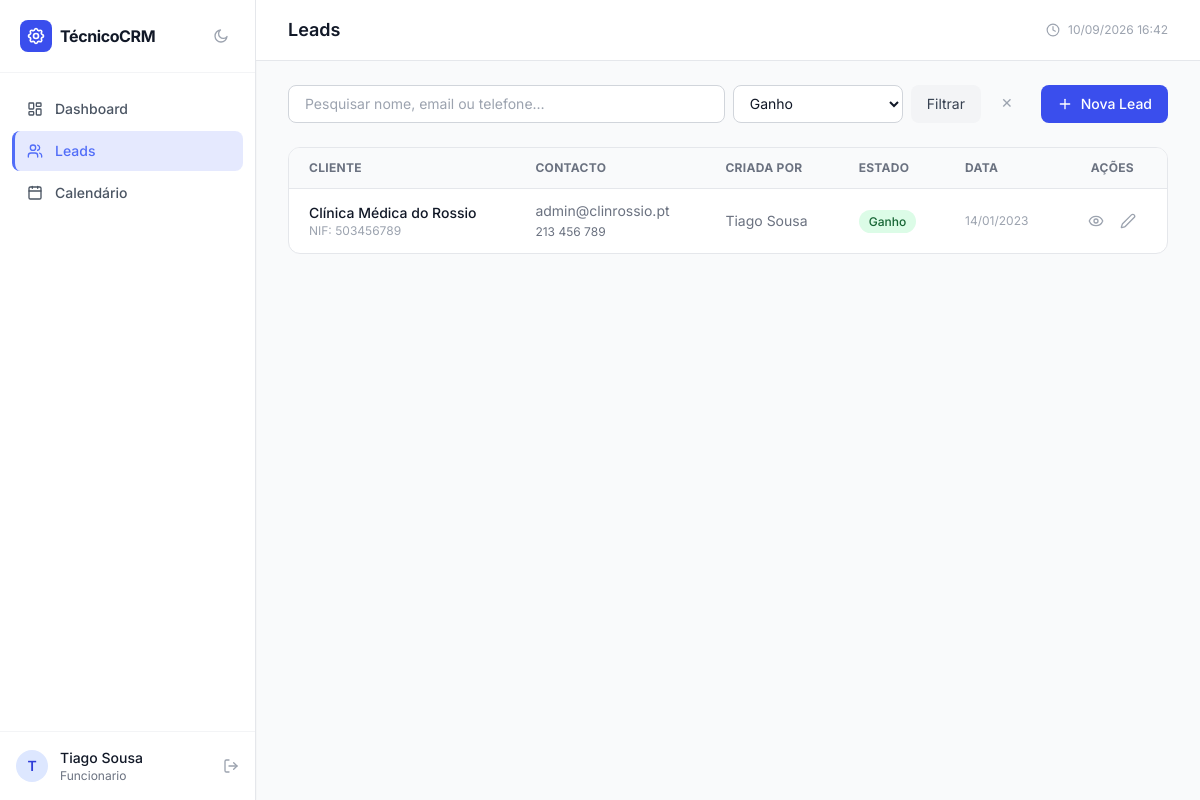
The app's page /leads.php?estado=Ganho (signed in), older data.
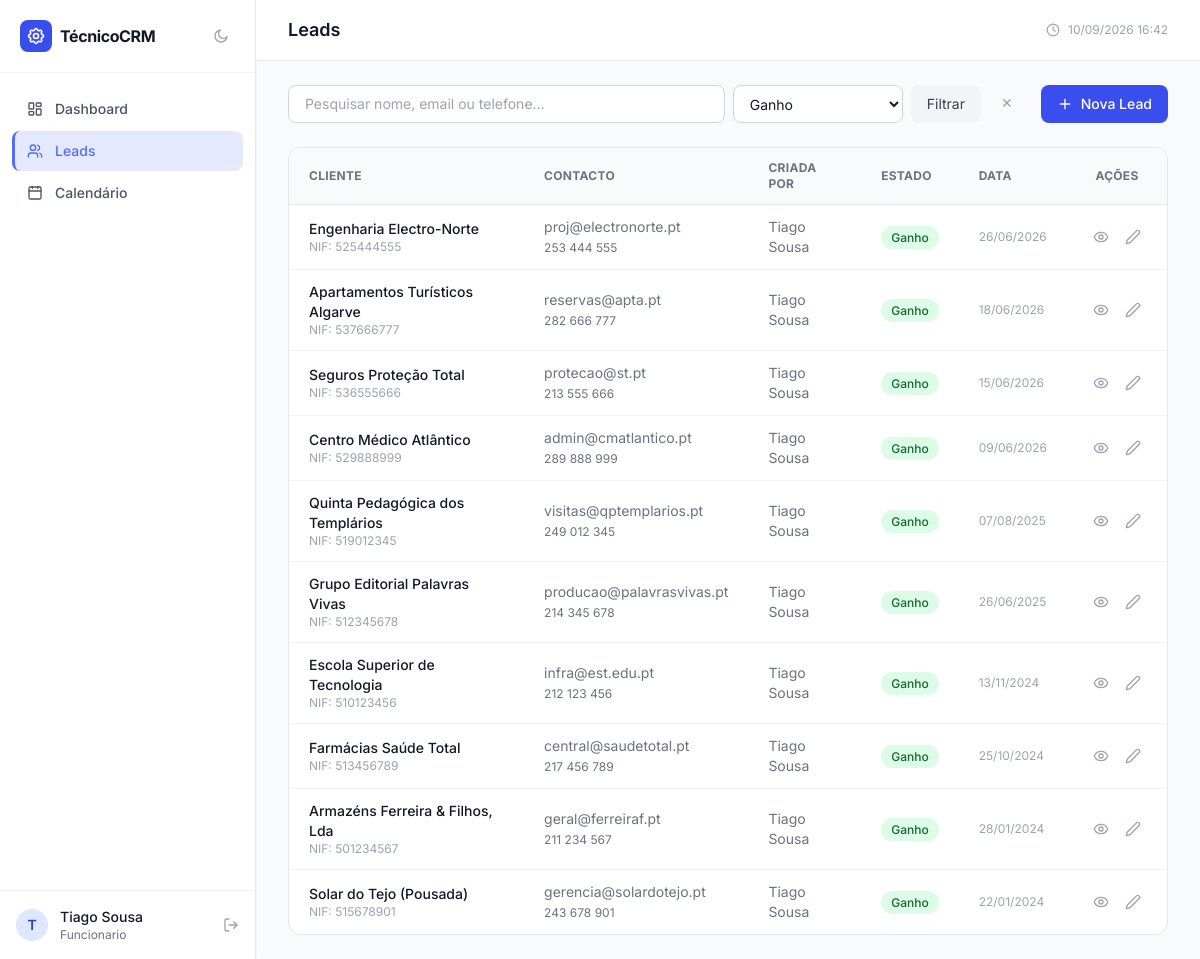
The same page, newer data.
### tables this page shows
CREATE TABLE `leads` (
  `id` int(10) UNSIGNED NOT NULL,
  `nome_cliente` varchar(150) NOT NULL,
  `email` varchar(150) DEFAULT NULL,
  `telefone` varchar(20) DEFAULT NULL,
  `morada` text DEFAULT NULL,
  `nif` varchar(20) DEFAULT NULL,
  `cc` varchar(20) DEFAULT NULL,
  `estado` enum('Nova Lead','Contacto Efetuado','Proposta Enviada','Ganho','Perdido') NOT NULL DEFAULT 'Nova Lead',
  `criado_por` int(10) UNSIGNED NOT NULL,
  `created_at` datetime NOT NULL DEFAULT current_timestamp(),
  `updated_at` datetime NOT NULL DEFAULT current_timestamp() ON UPDATE current_timestamp()
);

CREATE TABLE `utilizadores` (
  `id` int(10) UNSIGNED NOT NULL,
  `nome` varchar(150) NOT NULL,
  `email` varchar(150) NOT NULL,
  `password` varchar(255) NOT NULL,
  `telefone` varchar(20) DEFAULT NULL,
  `cc` varchar(20) DEFAULT NULL,
  `nif` varchar(20) DEFAULT NULL,
  `morada` text DEFAULT NULL,
  `cargo` varchar(100) DEFAULT NULL,
  `salario_base` decimal(10,2) DEFAULT 0.00,
  `estado` enum('ativo','inativo') NOT NULL DEFAULT 'ativo',
  `role` enum('admin','funcionario') NOT NULL DEFAULT 'funcionario',
  `created_at` datetime NOT NULL DEFAULT current_timestamp()
);

### config.php (called while the page is built, shortened)
<?php
function h(string $string): string
{
    return htmlspecialchars($string, ENT_QUOTES | ENT_HTML5, 'UTF-8');
}
function hasRole(string $role): bool
{
    return isset($_SESSION['role']) && $_SESSION['role'] === $role;
}

### leads.php (the view, shortened to what the changed rows need)
<?php
require_once __DIR__ . '/config.php';
$pdo     = getDB();
$userId  = (int) $_SESSION['user_id'];
$isAdmin = hasRole('admin');
$filtroEstado = $_GET['estado'] ?? '';
$where = $isAdmin ? '1=1' : 'l.criado_por = :uid';
$bindP = $isAdmin ? [] : [':uid' => $userId];
if ($filtroEstado) { $where .= ' AND l.estado = :estado'; $bindP[':estado'] = $filtroEstado; }
$stmtLeads = $pdo->prepare("SELECT l.*, u.nome AS criador FROM leads l JOIN utilizadores u ON u.id=l.criado_por WHERE {$where} ORDER BY l.created_at DESC");
$stmtLeads->execute($bindP);
$leads = $stmtLeads->fetchAll();
$pageTitle = 'Leads';
include __DIR__ . '/includes/header.php';
?>
<div class="bg-white dark:bg-gray-900 rounded-xl border border-gray-200 dark:border-gray-800 overflow-hidden">
    <div class="overflow-x-auto">
        <table class="w-full text-sm">
            <thead>
                <tr class="bg-gray-50 dark:bg-gray-800 text-xs text-gray-500 dark:text-gray-400 uppercase tracking-wide border-b border-gray-200 dark:border-gray-700">
                    <th class="px-5 py-3 text-left">Cliente</th>
                    <th class="px-5 py-3 text-left hidden md:table-cell">Contacto</th>
                    <th class="px-5 py-3 text-left hidden lg:table-cell">Criada por</th>
                    <th class="px-5 py-3 text-left">Estado</th>
                    <th class="px-5 py-3 text-left hidden sm:table-cell">Data</th>
                    <th class="px-5 py-3 text-center">Ações</th>
                </tr>
            </thead>
            <tbody class="divide-y divide-gray-100 dark:divide-gray-800">
            <?php if (empty($leads)): ?>
                <tr><td colspan="6" class="px-5 py-12 text-center text-gray-400">
                    Nenhuma lead. <a href="#" onclick="abrirModalLead();return false;" class="text-brand-600 hover:underline">Criar a primeira →</a>
                </td></tr>
            <?php else: foreach ($leads as $lead):
                $badgeClass = match($lead['estado']) {
                    'Nova Lead'         => 'badge-nova',
                    'Contacto Efetuado' => 'badge-contacto',
                    'Proposta Enviada'  => 'badge-proposta',
                    'Ganho'             => 'badge-ganho',
                    'Perdido'           => 'badge-perdido',
                    default             => 'bg-gray-100 text-gray-600',
                };
            ?>
            <tr class="hover:bg-gray-50 dark:hover:bg-gray-800/60 transition">
                <td class="px-5 py-3">
                    <p class="font-medium text-gray-900 dark:text-white"><?= h($lead['nome_cliente']) ?></p>
                    <?php if ($lead['nif']): ?><p class="text-xs text-gray-400">NIF: <?= h($lead['nif']) ?></p><?php endif; ?>
                </td>
                <td class="px-5 py-3 hidden md:table-cell text-gray-500 dark:text-gray-400">
                    <?= h($lead['email'] ?: '—') ?><br>
                    <span class="text-xs"><?= h($lead['telefone'] ?: '') ?></span>
                </td>
                <td class="px-5 py-3 hidden lg:table-cell text-gray-500 dark:text-gray-400"><?= h($lead['criador']) ?></td>
                <td class="px-5 py-3">
                    <span class="text-xs font-medium px-2.5 py-1 rounded-full <?= $badgeClass ?>"><?= h($lead['estado']) ?></span>
                </td>
                <td class="px-5 py-3 hidden sm:table-cell text-gray-400 text-xs">
                    <?= date('d/m/Y', strtotime($lead['created_at'])) ?>
                </td>
                <td class="px-5 py-3 text-center">
                    <div class="flex items-center justify-center gap-1">
                        <button onclick="abrirModalDetalhe(<?= $lead['id'] ?>)"
                                class="p-1.5 text-gray-400 hover:text-brand-600 hover:bg-brand-50 dark:hover:bg-brand-950 rounded-lg transition" title="Ver detalhe">
                            <i data-lucide="eye" class="w-4 h-4"></i>
                        </button>
                        <button onclick="abrirModalLead(<?= htmlspecialchars(json_encode($lead), ENT_QUOTES) ?>)"
                                class="p-1.5 text-gray-400 hover:text-amber-600 hover:bg-amber-50 dark:hover:bg-amber-950 rounded-lg transition" title="Editar">
                            <i data-lucide="edit-2" class="w-4 h-4"></i>
                        </button>
                    </div>
                </td>
            </tr>
            <?php endforeach; endif; ?>
            </tbody>
        </table>
    </div>
</div>
<?php include __DIR__ . '/includes/footer.php'; ?>

### header.php (shortened to what the changed rows need)
<?php
$pageTitle = $pageTitle ?? APP_NAME;
?>
<!DOCTYPE html>
<html lang="pt" class="h-full">
<head>
    <script src="https://cdn.tailwindcss.com"></script>
</head>
<body class="h-full bg-gray-50 dark:bg-gray-950 text-gray-800 dark:text-gray-100">
<div class="flex h-screen overflow-hidden">
    <aside class="w-64 bg-white dark:bg-gray-900 border-r border-gray-200 dark:border-gray-800 flex flex-col shadow-sm flex-shrink-0">
        <nav class="flex-1 px-3 py-4 space-y-0.5 overflow-y-auto">
            <?php
            $currentPage = basename($_SERVER['PHP_SELF']);
            $menuItems = [
                ['href' => 'dashboard.php',  'label' => 'Dashboard',   'icon' => 'layout-dashboard', 'pages' => ['dashboard.php']],
                ['href' => 'leads.php',      'label' => 'Leads',       'icon' => 'users',             'pages' => ['leads.php']],
                ['href' => 'calendario.php', 'label' => 'Calendário',  'icon' => 'calendar',          'pages' => ['calendario.php']],
            ];
            foreach ($menuItems as $item):
                $active = in_array($currentPage, $item['pages']) ? 'active' : '';
            ?>
            <a href="<?= APP_URL ?>/<?= $item['href'] ?>"
               class="sidebar-link flex items-center gap-3 px-3 py-2.5 rounded-lg text-sm font-medium
                      text-gray-600 dark:text-gray-400
                      hover:bg-gray-50 dark:hover:bg-gray-800
                      hover:text-gray-900 dark:hover:text-white
                      transition-colors <?= $active ?>">
                <i data-lucide="<?= $item['icon'] ?>" class="w-4 h-4 flex-shrink-0"></i>
                <?= $item['label'] ?>
            </a>
            <?php endforeach; ?>
        </nav>
    </aside>
    <main class="flex-1 overflow-y-auto">
        <header class="bg-white dark:bg-gray-900 border-b border-gray-200 dark:border-gray-800 px-8 py-4 flex items-center justify-between sticky top-0 z-10">
            <h1 class="text-lg font-semibold text-gray-900 dark:text-white"><?= h($pageTitle) ?></h1>
        </header>
        <div class="px-8 py-6">

Row changes from the older to the newer data that the page shows:
no longer on this page (row edited): leads: nome_cliente "Clínica Médica do Rossio", nif "503456789", email "admin@clinrossio.pt", telefone "213 456 789", criado_por.nome "Tiago Sousa", estado "Ganho", created_at "14/01/2023"
added leads: nome_cliente "Engenharia Electro-Norte", nif "525444555", email "proj@electronorte.pt", telefone "253 444 555", criado_por.nome "Tiago Sousa", estado "Ganho", created_at "26/06/2026"
added leads: nome_cliente "Apartamentos Turísticos Algarve", nif "537666777", email "reservas@apta.pt", telefone "282 666 777", criado_por.nome "Tiago Sousa", estado "Ganho", created_at "18/06/2026"
added leads: nome_cliente "Seguros Proteção Total", nif "536555666", email "protecao@st.pt", telefone "213 555 666", criado_por.nome "Tiago Sousa", estado "Ganho", created_at "15/06/2026"
added leads: nome_cliente "Centro Médico Atlântico", nif "529888999", email "admin@cmatlantico.pt", telefone "289 888 999", criado_por.nome "Tiago Sousa", estado "Ganho", created_at "09/06/2026"
now on this page (row edited): leads: nome_cliente "Quinta Pedagógica dos Templários", nif "519012345", email "visitas@qptemplarios.pt", telefone "249 012 345", criado_por.nome "Tiago Sousa", estado "Ganho", created_at "07/08/2025"
now on this page (row edited): leads: nome_cliente "Grupo Editorial Palavras Vivas", nif "512345678", email "producao@palavrasvivas.pt", telefone "214 345 678", criado_por.nome "Tiago Sousa", estado "Ganho", created_at "26/06/2025"
now on this page (row edited): leads: nome_cliente "Escola Superior de Tecnologia", nif "510123456", email "infra@est.edu.pt", telefone "212 123 456", criado_por.nome "Tiago Sousa", estado "Ganho", created_at "13/11/2024"
now on this page (row edited): leads: nome_cliente "Farmácias Saúde Total", nif "513456789", email "central@saudetotal.pt", telefone "217 456 789", criado_por.nome "Tiago Sousa", estado "Ganho", created_at "25/10/2024"
now on this page (row edited): leads: nome_cliente "Armazéns Ferreira & Filhos, Lda", nif "501234567", email "geral@ferreiraf.pt", telefone "211 234 567", criado_por.nome "Tiago Sousa", estado "Ganho", created_at "28/01/2024"
now on this page (row edited): leads: nome_cliente "Solar do Tejo (Pousada)", nif "515678901", email "gerencia@solardotejo.pt", telefone "243 678 901", criado_por.nome "Tiago Sousa", estado "Ganho", created_at "22/01/2024"
